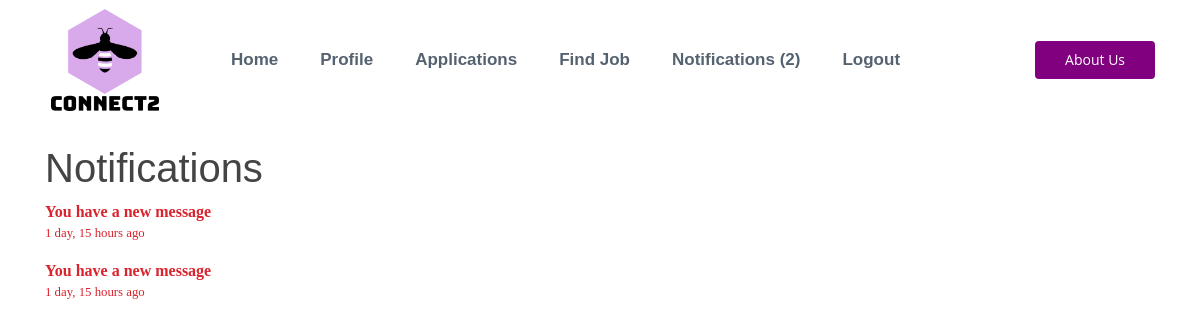
The app's page //notifications (signed in) with its own data.
### notifications/models.py (models this page shows)
class Notification(models.Model):
    MESSAGE = 'message'
    APPLICATION = 'application'
    CHOICES = (
        (MESSAGE, 'Message'),
        (APPLICATION, 'Application')
    )
    to_user = models.ForeignKey(
        User, related_name='notifications', on_delete=models.CASCADE)
    notification_type = models.CharField(max_length=20, choices=CHOICES)
    is_read = models.BooleanField(default=False)
    extra_id = models.IntegerField(null=True, blank=True)
    created_at = models.DateTimeField(auto_now_add=True)
    created_by = models.ForeignKey(
        User, related_name='creatednotifications', on_delete=models.CASCADE)
    job = models.ForeignKey(
        Job, related_name='notifications', on_delete=models.CASCADE)
    app = models.ForeignKey(
        Application, related_name='notifications', on_delete=models.CASCADE, null=True)
    class Meta:
        ordering = ['-created_at']

### notifications/views.py (the view, shortened to what this page needs)
# urls.py: path('', include('notifications.urls')),
def notifications(request):
    goto = request.GET.get('goto', '')
    notification_id = request.GET.get('notification', 0)
    extra_id = request.GET.get('extra_id', 0)
    return render(request, 'employer/noti.html')

### notifications/context_processors.py (called while the page is built)
def notifications(request):
    if request.user.is_authenticated:
        return {'notifications': request.user.notifications.filter(is_read=False)}
    else:
        return {'notifications': []}

### employer/templates/employer/noti.html (shortened to what this page needs)
{% block content %}
{% load static %}
<head>
    <link rel="stylesheet" href="https://maxcdn.bootstrapcdn.com/bootstrap/4.5.2/css/bootstrap.min.css">
    <link rel="stylesheet" type="text/css" href={% static 'core.css' %}>
    <link rel="stylesheet" href="{% static 'date-time-phone/jquery-ui.css' %}">
    <link rel='stylesheet' href="{% static 'date-time-phone/jquery-ui-timepicker-addon.css' %}" />
</head>
{% if request.user.is_employee == True %}
<header id="header" class="fixed-top ">
    <div class="container d-flex align-items-center">
        <img src="{% static 'logo.png' %}" id="logopic"></a>
        <nav class="nav-menu d-none d-lg-block">
            <ul>
                <li><a class="nav-link" href="{% url 'employee-home'   %}">Home </a></li>
                <li><a class="nav-link" href="{% url 'employee-profile'  %}">Profile</a></li>
                <li><a class="nav-link" href="{% url 'employee_applications' %}">Applications</a></li>
                <li> <a class="nav-link " href="{% url 'findjob'  %}">Find Job</a></li>
                <li> <a class="nav-link" href="{% url 'notifications'  %}">Notifications ({{ notifications.count }})</a>
                <li> <a class="nav-link" href="{% url 'logout'  %}">Logout</a></li>
            </ul>
        </nav>
        <a href="index.html" class="get-started-btn ml-auto">About Us</a>
    </div>
</header>
{% endif %}
<div class="container ">
    <br>
    <br>
    <br>
    <br>
    <br>
    <br>
    <h1 class="title">Notifications</h1>
    {% for notification in notifications %}
    <div class="notification">
        <p>
            {% if notification.notification_type == 'message' %}
            <a
                href="{% url 'notifications' %}?goto=view_application&notification={{ notification.id }}&extra_id={{ notification.extra_id }}">
                <strong> You have a new message </strong> <br>
                <small>{{ notification.created_at|timesince }} ago</small>
            </a>
            {% elif notification.notification_type == 'application' %}
            <a
                href="{% url 'notifications' %}?goto=view_application&notification={{ notification.id }}&extra_id={{ notification.extra_id }}">
                <strong>1 new application for your job {{job.title}} </strong> <br>
                <small>{{ notification.created_at|timesince }} ago</small>
            </a>
            {% endif %}
        </p>
    </div>
    {% endfor %}
</div>
{% endblock %}

### static/core.css (style rules this page uses)
#logopic { height: 120px; margin-right: 50px; }
p { font-family: Georgia; }
.nav-link { font-family: Georgia; }
a { color: #d9232d; }
h1, h2, h3, h4, h5, h6 { font-family: "Raleway", sans-serif; }
#header { background: white; transition: all 0.5s; z-index: 997; }
.nav-menu ul { margin: 0; padding: 0; list-style: none; }
.nav-menu > ul { display: flex; }
.nav-menu > ul > li { position: relative; white-space: nowrap; }
.nav-menu a { display: block; position: relative; color: #556270; transition: 0.3s; font-size: 17px; font-weight: 700; margin-right: 10px; font-family: "Poppins", sans-serif; }
.get-started-btn { margin-left: 25px; background: purple; color: #fff; border-radius: 4px; padding: 8px 30px 9px 30px; white-space: nowrap; transition: 0.3s; font-size: 14px; display: inline-block; }

### records on screen
Notification: created_at "1 day, 15 hours"
Notification: created_at "1 day, 15 hours"

### other values on screen
{{ notifications.count }} "2"
